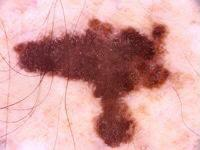
%> input picture MIAP_HW4/Data/q2_data/melanoma.jpg, 200 x 150 px
$ octave MIAP_CHW4_Q2.m   (GNU Octave 9; MATLAB toolbox functions it lacks are replaced by stand-ins)
%> lines starting %> are read from the running program, lines starting %| are printed output that depends on the picture
close all;

% Loading
img = rgb2gray(im2double(imread('data/q2_data/melanoma.jpg')));
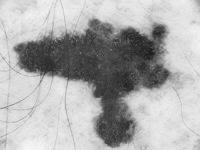
%> img: size 150x200 double; min 0.101, max 0.965, mean 0.676

figure
imshow(img)

n_points = 40;
niter = 50;
X = zeros(n_points, 2);

% Initial rect contour
theta = 2*pi/n_points;
r = 100;
for i=1:n_points
    X(i, 1) = max(min(floor(size(img,2)/2 + 1.3*r*cos(i*theta)), 190), 10);
    X(i, 2) = max(min(floor(size(img,1)/2 + r*sin(i*theta)), 145), 10);
end

% Show initial contour
figure
I = insertMarker(img, X, 'o', 'Size', 2);
imshow(I)
title('initial')
saveas(gcf, 'rect.png')

% Calculate gradient of smoothed image
[Gx, Gy] = imgradientxy(imgaussfilt(img, 1));
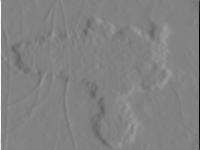
%> Gx: size 150x200 double; min -3.75, max 3.58, mean 0.000254; drawn with min black and max white
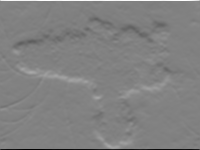
%> Gy: size 150x200 double; min -3.85, max 3.72, mean -0.000462; drawn with min black and max white

% Video writer
outputVideo = VideoWriter(fullfile('output_video.avi'));
outputVideo.FrameRate = 8; % Set the desired frame rate
open(outputVideo);

% Main loop
for t=1:niter
    disp(t)

    % iterate for each point
    for n=1:n_points
        % Calculate d
        d = calculate_average_distance(X);
        w = 2;
        kernel_size = 2*w+1;
        K = zeros(kernel_size, kernel_size);

        % Find energy difference of neighbours
        for k1=1:kernel_size
            for k2=1:kernel_size
                nstep = 1;
                K(k1, k2) = calc_deltaE(X, n, [X(n,1)+k1-w-1, X(n,2)+k2-w-1], d, Gx, Gy);

            end
        end

        % Find minimum energy
        [Min, idx] = min(K, [], 'all');
        [i1, i2] = find(K == Min, 1);

        % Move the point
        X(n, 1) = X(n,1)+i1-w-1;
        X(n, 2) = X(n,2)+i2-w-1;

    end
    % Write frame
    writeVideo(outputVideo, insertMarker(img, X, 'o', 'Size', 2));
end

close(outputVideo);

% Show result
I = insertMarker(img, X, 'o', 'Size', 2);
figure
imshow(I)
saveas(gcf, 'snake.png')

% Calculate energy difference
function deltaE = calc_deltaE(X, n, xnew, d, Gx, Gy)
    lamda = 50000;
    n_points = size(X, 1);
    n1 = n-1;
    n2 = n+1;
    if n1<=0
        n1=n1+n_points;
    end
    if n2>n_points
        n2=n2-n_points;
    end
    d=1;

    % Potential difference
    deltaE_int = ((X(n2,1)-xnew(1))^2 + (X(n2,2)-xnew(2))^2 - d^2)^2 + ...
             ((X(n1,1)-xnew(1))^2 + (X(n1,2)-xnew(2))^2 - d^2)^2 - ...
             ((X(n2,1)-X(n,1))^2 + (X(n2,2)-X(n,2))^2 - d^2)^2 - ...
             ((X(n1,1)-X(n,1))^2 + (X(n1,2)-X(n,2))^2 - d^2)^2;

    % External difference
%> (the run ends here)
